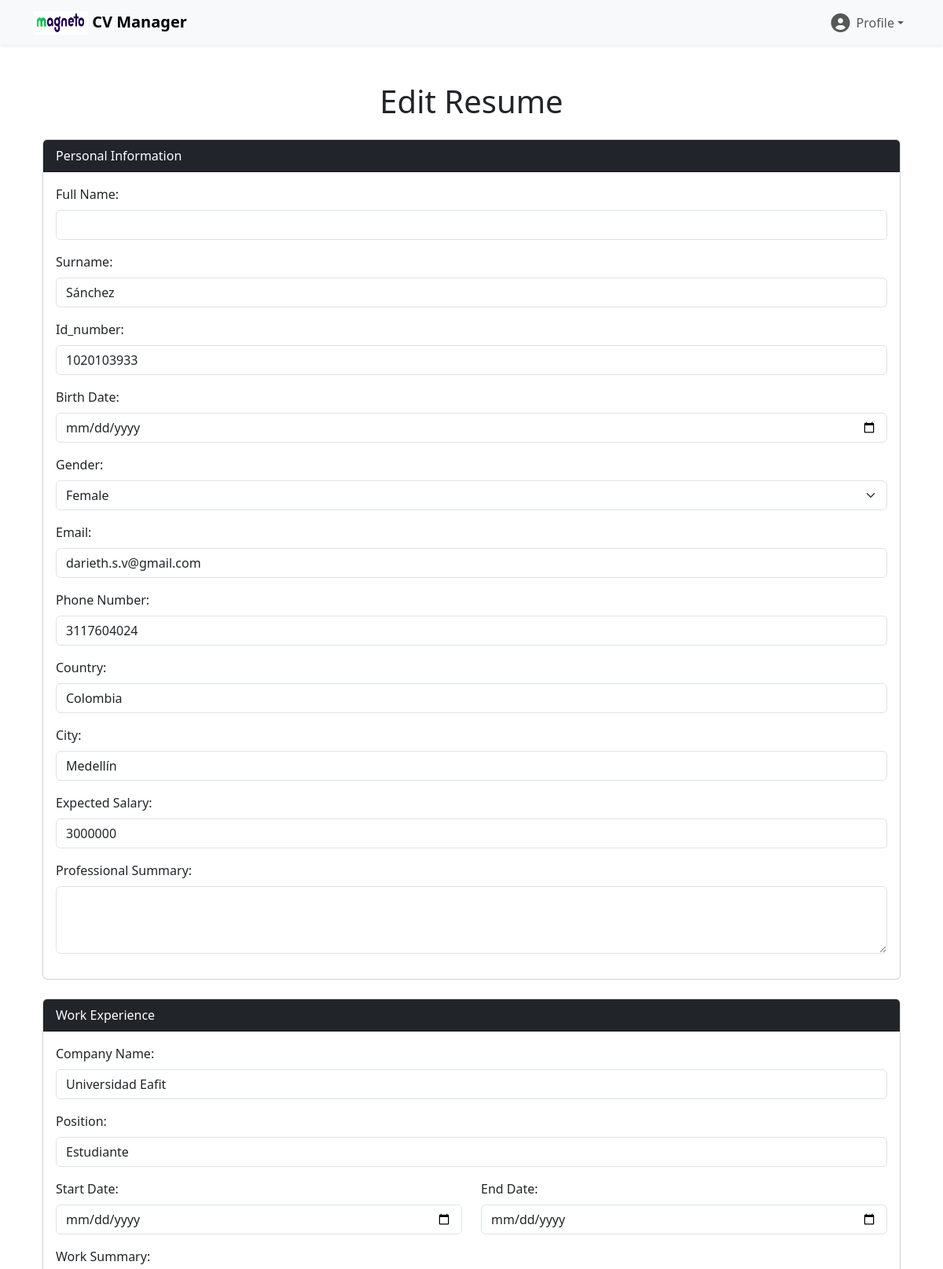
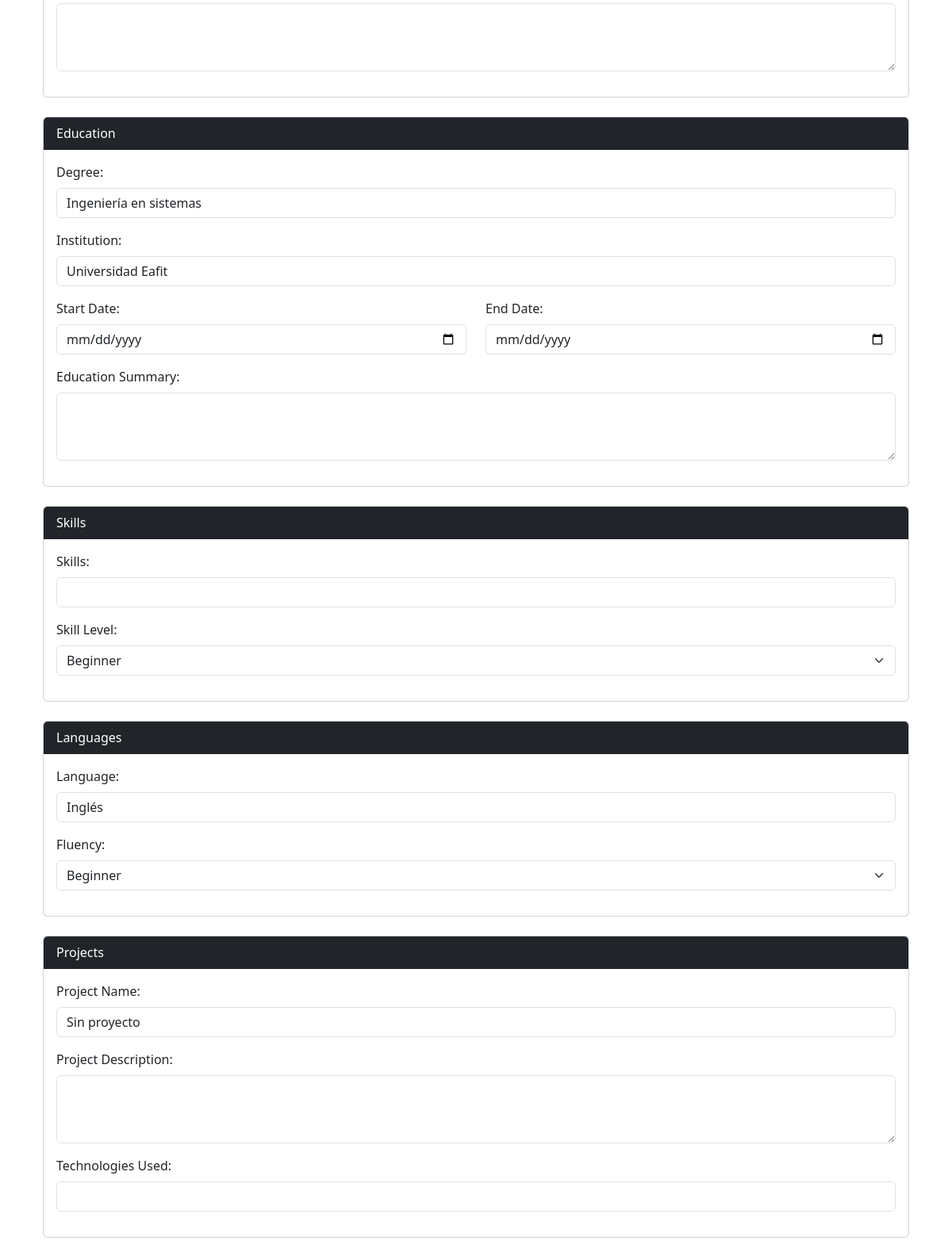
Screenshot of /resume/resume/1/edit/ (signed in, upper part) with the database file from the repository (2 pictures, top to bottom).
### resumes_manage/models.py (models this page shows)
class Resume(models.Model):
    customer = models.ForeignKey('access.Customer', on_delete=models.CASCADE, related_name='resumes')
    first_name = models.CharField(max_length=255, null=False)
    surname = models.CharField(max_length=255,default='')
    id_card = models.CharField(max_length=255, default='')
    birth_date = models.DateField(default="1900-01-01")
    gender = models.CharField(max_length=255, default='')
    resume_email = models.EmailField()
    phone_number = models.CharField(max_length=20)
    country = models.CharField(max_length=255, default='')
    city = models.CharField(max_length=255, default='')
    expected_salary = models.CharField(max_length=255, default='')
    professional_summary = models.TextField()
    company_name = models.CharField(max_length=255, default='')
    position = models.CharField(max_length=255, default='')
    start_date = models.DateField(blank=True, null=True, default="1900-01-01")
    end_date = models.DateField(blank=True, null=True, default="1900-01-01")
    description = models.TextField(default='')
    degree = models.CharField(max_length=255, default='')
    institution = models.CharField(max_length=255, default='')
    start_date_education = models.DateField(default="1900-01-01")
    end_date_education = models.DateField(blank=True, null=True, default="1900-01-01")
    description_education = models.TextField(default='')
    skill_name = models.CharField(max_length=255, default='')
    proficiency_level = models.CharField(max_length=255, default='')
    language = models.CharField(max_length=255, default='')
    fluency = models.CharField(max_length=255, default='')
    project_name = models.CharField(max_length=255, default='')
    description_project = models.TextField(default='')
    technologies_used = models.CharField(max_length=255, default='')
    title = models.CharField(max_length=255, default='')
    institution_certification = models.CharField(max_length=255, default='')
    date_obtained = models.DateField(blank=True, null=True, default="1900-01-01")
    reference_name = models.CharField(max_length=255, default='')
    relationship = models.CharField(max_length=255, default='')
    contact_info = models.CharField(max_length=255, default='')
    date_created = models.DateTimeField(auto_now_add=True)
    date_updated = models.DateTimeField(auto_now=True)

### resumes_manage/views.py (the view, shortened to what this page needs)
# urls.py: path('resume/<int:id>/edit/', views.edit_resume, name='edit_resume'),
@login_required
def edit_resume(request, id):
    resume = get_object_or_404(Resume, id=id)
    context = {
        'resume': resume,
    }
    return render(request, 'edit_resume.html', context)

### resumes_manage/templates/edit_resume.html (shortened to what this page needs)
{% extends 'base.html' %}
{% block content %}
<div class="container my-5">
    <h1 class="text-center mb-4">Edit Resume</h1>
    <form id="edit_resume_form" action="{% url 'edit_resume' resume.id %}" method="POST">
        <div class="card mb-4">
            <div class="card-header bg-dark text-white">Personal Information</div>
            <div class="card-body">
                <div class="mb-3">
                    <label for="full_name" class="form-label">Full Name:</label>
                    <input type="text" class="form-control" id="full_name" name="full_name" value="{{ resume.full_name }}" required>
                </div>
                <div class="mb-3">
                    <label for="surname" class="form-label">Surname:</label>
                    <input type="text" class="form-control" id="surname" name="surname" value="{{ resume.surname }}" required>
                </div>
                <div class="mb-3">
                    <label for="id_card" class="form-label">Id_number:</label>
                    <input type="text" class="form-control" id="id_card" name="id_card" value="{{ resume.id_card }}" required>
                </div>
                <div class="mb-3">
                    <label for="birth_date" class="form-label">Birth Date:</label>
                    <input type="date" class="form-control" id="birth_date" name="birth_date" value="{{ resume.birth_date }}" required>
                </div>
                <div class="mb-3">
                    <label for="gender" class="form-label">Gender:</label>
                    <select class="form-select" id="gender" name="gender" value="{{ resume.gender}}" required>
                        <option value="Female">Female</option>
                    </select>
                </div>
                <div class="mb-3">
                    <label for="resume_email" class="form-label">Email:</label>
                    <input type="email" class="form-control" id="resume_email" name="resume_email" value="{{ resume.resume_email }}" required>
                </div>
                <div class="mb-3">
                    <label for="phone_number" class="form-label">Phone Number:</label>
                    <input type="tel" class="form-control" id="phone_number" name="phone_number" value="{{ resume.phone_number}}" required>
                </div>
                <div class="mb-3">
                    <label for="country" class="form-label">Country:</label>
                    <input type="text" class="form-control" id="country" name="country" value="{{ resume.country}}" required>
                </div>
                <div class="mb-3">
                    <label for="city" class="form-label">City:</label>
                    <input type="text" class="form-control" id="city" name="city" value="{{ resume.city }}" required>
                </div>
                <div class="mb-3">
                    <label for="expected_salary" class="form-label">Expected Salary:</label>
                    <input type="text" class="form-control" id="expected_salary" name="expected_salary" value="{{ resume.expected_salary }}" required>
                </div>
                <div class="mb-3">
                    <label for="professional_summary" class="form-label">Professional Summary:</label>
                    <textarea class="form-control" id="professional_summary" name="professional_summary" rows="3" value="{{ resume.professional_summary }}" required></textarea>
                </div>
            </div>
        </div>
        <div class="card mb-4">
            <div class="card-header bg-dark text-white">Work Experience</div>
            <div class="card-body">
                <div class="mb-3">
                    <label for="company_name" class="form-label">Company Name:</label>
                    <input type="text" class="form-control" id="company_name" name="company_name" value="{{ resume.company_name }}">
                </div>
                <div class="mb-3">
                    <label for="position" class="form-label">Position:</label>
                    <input type="text" class="form-control" id="position" name="position" value="{{ resume.position }}">
                </div>
                <div class="row">
                    <div class="col-md-6 mb-3">
                        <label for="start_date" class="form-label">Start Date:</label>
                        <input type="date" class="form-control" id="start_date" name="start_date" value="{{ resume.start_date }}">
                    </div>
                    <div class="col-md-6 mb-3">
                        <label for="end_date" class="form-label">End Date:</label>
                        <input type="date" class="form-control" id="end_date" name="end_date" value="{{ resume.end_date }}">
                    </div>
                </div>
                <div class="mb-3">
                    <label for="description" class="form-label">Work Summary:</label>
                    <textarea class="form-control" id="description" name="description" rows="3" value="{{ resume.description }}"></textarea>
                </div>
            </div>
        </div>
        <div class="card mb-4">
            <div class="card-header bg-dark text-white">Education</div>
            <div class="card-body">
                <div class="mb-3">
                    <label for="degree" class="form-label">Degree:</label>
                    <input type="text" class="form-control" id="degree" name="degree" value="{{ resume.degree }}" required>
                </div>
                <div class="mb-3">
                    <label for="institution" class="form-label">Institution:</label>
                    <input type="text" class="form-control" id="institution" name="institution" value="{{ resume.institution }}" required>
                </div>
                <div class="row">
                    <div class="col-md-6 mb-3">
                        <label for="start_date_education" class="form-label">Start Date:</label>
                        <input type="date" class="form-control" id="start_date_education" name="start_date_education" value="{{ resume.start_date_education }}" required>
                    </div>
                    <div class="col-md-6 mb-3">
                        <label for="end_date_education" class="form-label">End Date:</label>
                        <input type="date" class="form-control" id="end_date_education" name="end_date_education" value="{{ resume.end_date_education }}">
                    </div>
                </div>
                <div class="mb-3">
                    <label for="description_education" class="form-label">Education Summary:</label>
                    <textarea class="form-control" id="description_education" name="description_education" rows="3" value="{{ resume.description_education }}"></textarea>
                </div>
            </div>
        </div>
        <div class="card mb-4">
            <div class="card-header bg-dark text-white">Skills</div>
            <div class="card-body">
                <div class="mb-3">
                    <label for="skills" class="form-label">Skills:</label>
                    <input type="text" class="form-control" id="skills" name="skills" value="{{ resume.skills }}" required>
                </div>
                <div class="mb-3">
                    <label for="proficiency_level" class="form-label">Skill Level:</label>
                    <select class="form-select" id="proficiency_level" name="proficiency_level"  value="{{ resume.proficiency_level }}"  required>
                        <option value="Beginner">Beginner</option>
                    </select>
                </div>
            </div>
        </div>
        <div class="card mb-4">
            <div class="card-header bg-dark text-white">Languages</div>
            <div class="card-body">
                <div class="mb-3">
                    <label for="language" class="form-label">Language:</label>
                    <input type="text" class="form-control" id="language" name="language" value="{{ resume.language }}">
                </div>
                <div class="mb-3">
                    <label for="fluency" class="form-label">Fluency:</label>
                    <select class="form-select" id="fluency" name="fluency" value="{{ resume.fluency }}">
                        <option value="Beginner">Beginner</option>
                    </select>
                </div>
            </div>
        </div>
        <div class="card mb-4">
            <div class="card-header bg-dark text-white">Projects</div>
            <div class="card-body">
                <div class="mb-3">
                    <label for="project_name" class="form-label">Project Name:</label>
                    <input type="text" class="form-control" id="project_name" name="project_name" value="{{ resume.project_name }}">
                </div>
                <div class="mb-3">
                    <label for="description_project" class="form-label">Project Description:</label>
                    <textarea class="form-control" id="description_project" name="description_project" rows="3" value="{{ resume.description_project }}"></textarea>
                </div>
                <div class="mb-3">
                    <label for="technologies_used" class="form-label">Technologies Used:</label>
                    <input type="text" class="form-control" id="technologies_used" name="technologies_used" value="{{ resume.technologies_used }}">
                </div>
            </div>
        </div>
    </form>
</div>
{% endblock content %}

### rows the page displays
Resume: surname "Sánchez", id_card "1020103933", gender "Female", resume_email "darieth.s.v@gmail.com", phone_number "3117604024", country "Colombia", city "Medellín", expected_salary "3000000", company_name "Universidad Eafit", position "Estudiante", degree "Ingeniería en sistemas", institution "Universidad Eafit", proficiency_level "Beginner", language "Inglés", fluency "Beginner", project_name "Sin proyecto"
